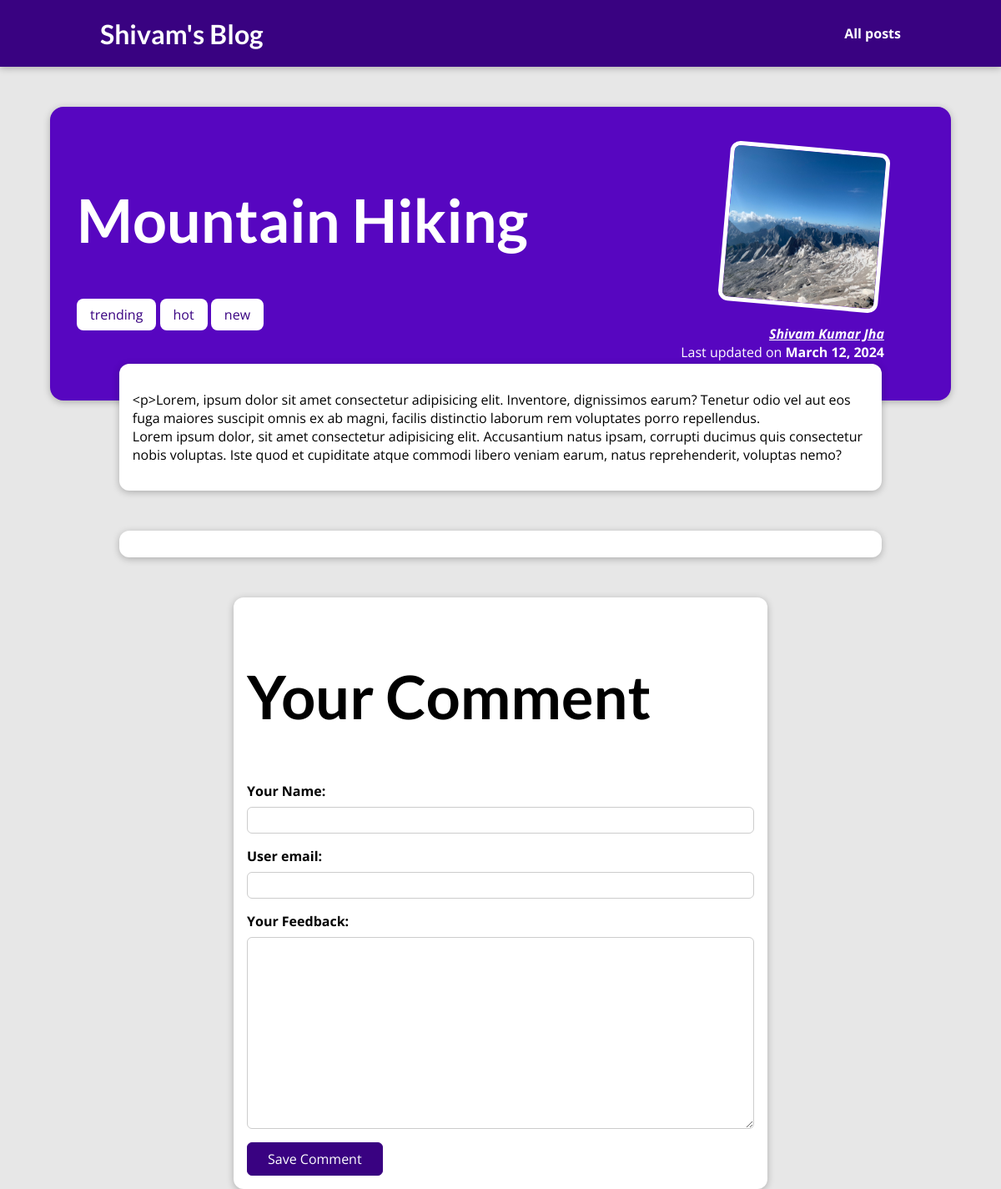
The page /posts/hike-in-the-mountains on the database its author committed.
### blog/models.py (models this page shows, shortened)
class Blog(models.Model):
    title=models.CharField(max_length=50,null=False)
    image=models.ImageField(upload_to="images",null=True)
    excerpt=models.CharField(max_length=100)
    date=models.DateField()
    slug=models.SlugField(default="",blank=True, null=False,db_index=True)
    content=models.TextField(max_length=10000)
    author=models.ForeignKey(Author,on_delete=models.CASCADE,related_name="blogs",null=True)
    tags=models.ManyToManyField(Tags,null=True)

class Tags(models.Model):
    caption=models.CharField(max_length=20)

class Author(models.Model):
    firstname=models.CharField(max_length=30)
    lastname=models.CharField(max_length=30,null=True)
    email=models.CharField(max_length=30,null=True)
    picture=models.CharField(max_length=100,null=True)
    about=models.TextField(max_length=500,null=True)
    def __str__(self):
        return self.firstname+" "+self.lastname

### blog/views.py (the view, shortened to what this page needs)
# urls.py: path("posts/<slug:slug>", views.PostDetail.as_view(), name="post-detail-page"),
class PostDetail(View):
    def get(self,request,slug):
        blog=Blog.objects.get(slug=slug)
        context={
            "post":blog,
            "post_tags":blog.tags.all(),
            "comment_form":CommentForm(),
            "comments":blog.comments.all().order_by("-id")
        }
        return render(request,"blog/post-detail.html",context)

### blog/forms.py
class CommentForm(forms.ModelForm):
    class Meta:
        model=Comments
        exclude=["blog"]
        labels={
            "user_name":"Your Name",
            "comment_text":"Your Feedback"
        }
        error_messages={
            "user_name":{
                "required":"Your name must not be empty"}
        }

### blog/templates/blog/post-detail.html (shortened to what this page needs)
{% extends 'base.html' %}
{% load static %}
{% block css_files %}
<link rel="stylesheet" href="{% static 'blog/postdetail.css' %}" />
{% endblock %}
{% block content %}
<section id="summary">
    <h2>{{post.title}}</h2>
    <div>{% for tag in post_tags %}
        <span class="tag">{{tag.caption}}</span>
        {% endfor %}
    </div>
    <article>
        <img src="{{post.image.url}}" alt="Post Title" />
        <a href="{% url "author-page" post.author.firstname %}" style="color: white;">
        <address>{{post.author}}</address></a>
        <div>
            Last updated on <time>{{post.date}}</time>
        </div>
    </article>
    <main>
        {{post.content|linebreaks}}
    </main>
    <section id="comments">
    </section>
    <section id="comment-form">
    <h2 style="color: black;">Your Comment</h2>
        <form action="{% url "post-detail-page" post.slug %}" method="POST">
            {% for form_field in comment_form %}
            <div class="form-control">
                {{ form_field.label_tag}}
                {{form_field}}
            </div>
            {% endfor %}
            <button>Save Comment</button>
        </form>
</section>
</section>
{% endblock %}

### static/app.css (style rules this page uses)
* { box-sizing: border-box; }
html { font-family: 'Open Sans', 'Lato', sans-serif; }
body { margin: 0; }
h1, h2, h3 { font-family: 'Lato', sans-serif; font-weight: bold; }

### blog/static/blog/postdetail.css (style rules this page uses)
body { background-color: #e7e7e7; }
#summary { margin: 8rem auto 3rem auto; padding: 2rem; width: 90%; max-width: 90rem; border-radius: 16px; background-color: #5706c0; position: relative; box-shadow: 0 2px 8px rgba(0, 0, 0, 0.25); height: 22rem; }
#summary h2 { color: white; font-size: 4.5rem; }
#summary article { position: absolute; top: 2rem; right: 3rem; padding: 1rem 2rem; border-radius: 12px; text-align: right; color: white; }
#summary article img { width: 12rem; height: 12rem; border-radius: 12px; transform: rotateZ(5deg); border: 5px solid white; margin-bottom: 1rem; }
#summary address { font-weight: bold; }
#summary time { font-weight: bold; }
main { width: 90%; max-width: 90rem; margin: 3rem auto; background-color: white; padding: 1rem; border-radius: 12px; box-shadow: 0 2px 8px rgba(0, 0, 0, 0.25); }
.tag { background-color: white; color: #390281; padding: 0.5rem 1rem; border-radius: 8px; }
#comment-form { margin: 3rem auto; width: 90%; max-width: 40rem; border-radius: 12px; background-color: white; box-shadow: 0 2px 8px rgba(0, 0, 0, 0.25); padding: 1rem; }
#comment-form button { font: inherit; background-color: #390281; color: white; border: 1px solid #390281; padding: 0.5rem 1.5rem; border-radius: 6px; cursor: pointer; }
.form-control { margin-bottom: 1rem; }
.form-control label { font-weight: bold; margin-bottom: 0.5rem; display: block; }
.form-control input, .form-control textarea { display: block; width: 100%; font: inherit; padding: 0.25rem; border-radius: 6px; border: 1px solid #ccc; }
#comments { margin: 3rem auto; width: 90%; max-width: 60rem; border-radius: 12px; background-color: white; box-shadow: 0 2px 8px rgba(0, 0, 0, 0.25); padding: 1rem 2rem; }

### rows shown on the page
Blog: title "Mountain Hiking", image (picture), author "Shivam Kumar Jha", date "March 12, 2024", content "<p>Lorem, ipsum dolor sit amet consectetur adipisicing elit. Inventore, dignissimos earum? Tenetur odio vel aut eos fuga maiores suscipit omnis ex ab magni, facilis distinctio laborum rem voluptates porro repellendus. Lorem ipsum dolor, sit amet consectetur adipisicing elit. Accusantium natus ipsam, corrupti ducimus quis consectetur nobis voluptas. Iste quod et cupiditate atque commodi libero veniam earum, natus reprehenderit, voluptas nemo?"
Tags: caption "trending"
Tags: caption "hot"
Tags: caption "new"
